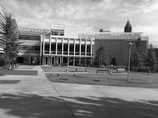
%> input picture p4_SIFT/input/simA.jpg, 158 x 118 px, shrunk from 640 x 480 before the run
$ octave main_ps4.m   (GNU Octave 9; MATLAB toolbox functions it lacks are replaced by stand-ins)
%> lines starting %> are read from the running program, lines starting %| are printed output that depends on the picture
### p4_SIFT/calculate_gradient.m
function [X_grad, Y_grad] = calculate_gradient(img_smooth)
X_grad = imfilter(img_smooth, [-1, 1]);
Y_grad = imfilter(img_smooth, [-1; 1]);

### p4_SIFT/ps4_1_b_Harris_value.m
function [R, R_norm] = ps4_1_b_Harris_value(X_grad, Y_grad, alpha, win_size)

[height, width] = size(X_grad);

window = ones(win_size);
half_win = round(win_size / 2);

R = zeros(height, width);
for i = half_win : height-half_win+1
    for j = half_win : width-half_win+1
        M = zeros(2);
        for offset_x = -half_win+1 : half_win-1
            for offset_y = -half_win+1 : half_win-1
                x = j + offset_x;
                y = i + offset_y;
                I_xx = X_grad(y, x) ^ 2;
                I_yy = Y_grad(y, x) ^ 2;
                I_xy = X_grad(y, x) * Y_grad(y, x);

                M = M + window(offset_y+half_win, offset_x+half_win) * [I_xx, I_xy; I_xy, I_yy];
            end
        end
        R(i, j) = det(M) - alpha * trace(M)^2;
    end
end

R_norm = ( R - min(R(:)) ) ./ ( max(R(:)) - min(R(:)) ) * 255 + 1;

### p4_SIFT/ps4_1_c_Harris_Corner.m
function keypoints = ps4_1_c_Harris_Corner(R, threshold_factor, hood_size)
[height, width] = size(R);
% Threshold out
R_output = (R > threshold_factor*max(R(:))) .* R;
% Non-maximal suppression
half_hood_size = round(hood_size / 2);

%corners = zeros([height, width]);
keypoints = [];
for i = half_hood_size : height-half_hood_size+1
    for j = half_hood_size : width-half_hood_size+1
        row_start = i-half_hood_size+1;
        row_end = i+half_hood_size-1;
        col_start = j-half_hood_size+1;
        col_end = j+half_hood_size-1;
        hood = R_output(row_start:row_end, col_start:col_end);
        if  R_output(i, j) > 0 && R_output(i, j) == max(hood(:))
            %corners(i, j) = 1;
            keypoints = [keypoints; [i, j]];
        end
    end
end

### p4_SIFT/Harris_Corner.m
function [keypoints, angles] = Harris_Corner(img_smooth, alpha, win_size, threshold_factor, hood_size)
[X_grad, Y_grad] = calculate_gradient(img_smooth);
[R, R_norm] = ps4_1_b_Harris_value(X_grad, Y_grad, alpha, win_size);

keypoints = ps4_1_c_Harris_Corner(R, threshold_factor, hood_size);
angles = ps4_2_a_Angles(keypoints, X_grad, Y_grad);

### p4_SIFT/ps4_2_a_Angles.m
function angles = ps4_2_a_Angles(keypoints, X_grad, Y_grad)
n_points = size(keypoints, 1);
angles = zeros(n_points, 1);
for i = 1 : n_points
    point = keypoints(i, :);
    angles(i) = atan2(Y_grad(point(1), point(2)), X_grad(point(1), point(2)));
end

### p4_SIFT/ps4_2_b_SIFT_descriptor.m
function [F_out, D_out] = ps4_2_b_SIFT_descriptor(img, keypoints, angles)

n_points = size(keypoints, 1);
F_in = zeros(4, n_points);
for i = 1 : n_points
    F_in(1:2, i) = flip(keypoints(i, :));
    F_in(3, i) = 1;
    F_in(4, i) = angles(i);
end

[F_out, D_out] = vl_sift(single(img), 'frames', F_in);

### p4_SIFT/main_ps4.m
close all; clear; clc;

%% ps4-1-a Gradient
% [8 lines of commented-out code are left out]
%% ps4-1-b Harris Value
% [21 lines of commented-out code are left out]
%% ps4-2-b SIFT descriptor
% 1.Find descriptor
imgA = double(imread(fullfile('input', 'simA.jpg')));
%> imgA: size 118x158 double; min 0, max 251, mean 130.6; mean of the top-left, top-right, bottom-left and bottom-right quarters 149.2, 160.4, 111.6, 101.1
imgB = double(imread(fullfile('input', 'simB.jpg')));
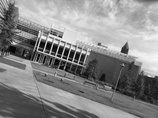
%> input picture p4_SIFT/input/simB.jpg, 158 x 118 px, shrunk from 640 x 480 before the run
%> imgB: size 118x158 double; min 0, max 255, mean 136; mean of the top-left, top-right, bottom-left and bottom-right quarters 141.4, 187.5, 116.1, 99.1
pair = horzcat(imgA, imgB);
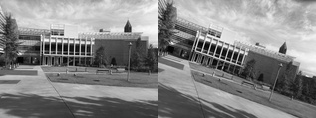
%> pair: size 118x316 double; min 0, max 255, mean 133.3
img_smoothA = imgaussfilt(imgA, 0.5);
img_smoothB = imgaussfilt(imgB, 0.5);

alpha = 0.06;
win_size = 5;
threshold_factor = 0.01;
hood_size = 11;

[keypointsA, anglesA] = Harris_Corner(img_smoothA, alpha, win_size, ...
                                                threshold_factor, hood_size);
%> in calculate_gradient, `X_grad = imfilter(img_smooth, [-1, 1]);`:
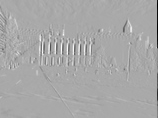
%> X_grad: size 118x158 double; min -247, max 125.5, mean -0.8; drawn with min black and max white
%> in calculate_gradient, `Y_grad = imfilter(img_smooth, [-1; 1]);`:
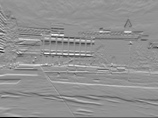
%> Y_grad: size 118x158 double; min -163.4, max 120.5, mean -1.5; drawn with min black and max white
%> after the loop in ps4_1_b_Harris_value, `for i = half_win : height-half_win+1`:
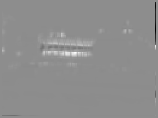
%> R: size 118x158 double; min -5.56e+09, max 4.49e+09, mean 44067210.9; drawn with min black and max white
%> in ps4_1_c_Harris_Corner, `R_output = (R > threshold_factor*max(R(:))) .* R;`:
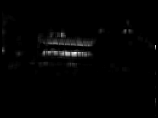
%> R_output: size 118x158 double; min 0, max 4.49e+09, mean 59168572.3; drawn with min black and max white
%> after the loop in ps4_1_c_Harris_Corner, `for i = half_hood_size : height-half_hood_size+1`: keypoints = 29 rows, first 12: [23 128; 31 101; 31 126; 36 62; 39 140; 40 19; 43 131; 44 55; 45 66; 45 72; 46 83; 46 89]
%> the loop in ps4_2_a_Angles, `for i = 1 : n_points` made 29 passes
%> point on passes 1 to 12: [23 128], [31 101], [31 126], [36 62], [39 140], [40 19], [43 131], [44 55], [45 66], [45 72], [46 83], [46 89]
%> after the loop in ps4_2_a_Angles, `for i = 1 : n_points`: angles = 29 values, max 2.46 at index 18, min -2.1 at index 16, mean -0.0427
%> keypointsA has the same summary as keypoints in ps4_1_c_Harris_Corner; anglesA has the same summary as angles in ps4_2_a_Angles

[F_outA, D_outA] = ps4_2_b_SIFT_descriptor(imgA, keypointsA, anglesA);
%> after the loop in ps4_2_b_SIFT_descriptor, `for i = 1 : n_points`: F_in = 29 columns, first 8: [128 101 126 62 140 19 131 55; 23 31 31 36 39 40 43 44; 1 1 1 1 1 1 1 1; -1.51 1.27 0.348 1.55 -0.405 2 2.27 -1.31]
%> the run ends on the next line
